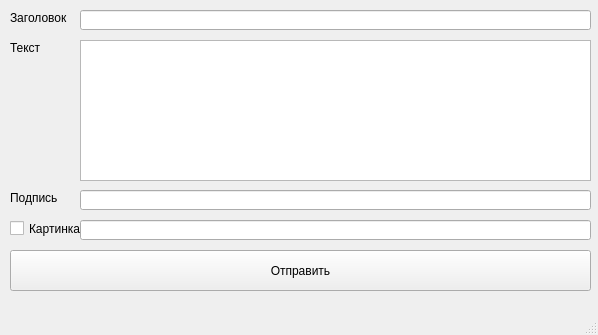
<?xml version="1.0" encoding="UTF-8"?>
<ui version="4.0">
 <class>MainWindow</class>
 <widget class="QMainWindow" name="MainWindow">
  <property name="geometry">
   <rect>
    <x>0</x>
    <y>0</y>
    <width>598</width>
    <height>335</height>
   </rect>
  </property>
  <property name="windowTitle">
   <string>MainWindow</string>
  </property>
  <widget class="QWidget" name="centralwidget">
   <widget class="QPushButton" name="pushButton">
    <property name="geometry">
     <rect>
      <x>10</x>
      <y>250</y>
      <width>581</width>
      <height>41</height>
     </rect>
    </property>
    <property name="text">
     <string>Отправить</string>
    </property>
   </widget>
   <widget class="QLabel" name="label">
    <property name="geometry">
     <rect>
      <x>10</x>
      <y>10</y>
      <width>250</width>
      <height>16</height>
     </rect>
    </property>
    <property name="text">
     <string>Заголовок</string>
    </property>
   </widget>
   <widget class="QLineEdit" name="title">
    <property name="geometry">
     <rect>
      <x>80</x>
      <y>10</y>
      <width>511</width>
      <height>20</height>
     </rect>
    </property>
   </widget>
   <widget class="QLabel" name="label_2">
    <property name="geometry">
     <rect>
      <x>10</x>
      <y>40</y>
      <width>51</width>
      <height>16</height>
     </rect>
    </property>
    <property name="text">
     <string>Текст</string>
    </property>
   </widget>
   <widget class="QTextEdit" name="text">
    <property name="geometry">
     <rect>
      <x>80</x>
      <y>40</y>
      <width>511</width>
      <height>141</height>
     </rect>
    </property>
   </widget>
   <widget class="QLineEdit" name="sign">
    <property name="geometry">
     <rect>
      <x>80</x>
      <y>190</y>
      <width>511</width>
      <height>20</height>
     </rect>
    </property>
   </widget>
   <widget class="QLabel" name="label_3">
    <property name="geometry">
     <rect>
      <x>10</x>
      <y>190</y>
      <width>51</width>
      <height>16</height>
     </rect>
    </property>
    <property name="text">
     <string>Подпись</string>
    </property>
   </widget>
   <widget class="QCheckBox" name="img_check">
    <property name="geometry">
     <rect>
      <x>10</x>
      <y>220</y>
      <width>71</width>
      <height>17</height>
     </rect>
    </property>
    <property name="text">
     <string>Картинка</string>
    </property>
   </widget>
   <widget class="QLineEdit" name="img">
    <property name="geometry">
     <rect>
      <x>80</x>
      <y>220</y>
      <width>511</width>
      <height>20</height>
     </rect>
    </property>
   </widget>
  </widget>
  <widget class="QMenuBar" name="menubar">
   <property name="geometry">
    <rect>
     <x>0</x>
     <y>0</y>
     <width>598</width>
     <height>21</height>
    </rect>
   </property>
  </widget>
  <widget class="QStatusBar" name="statusbar"/>
 </widget>
 <resources/>
 <connections/>
</ui>
